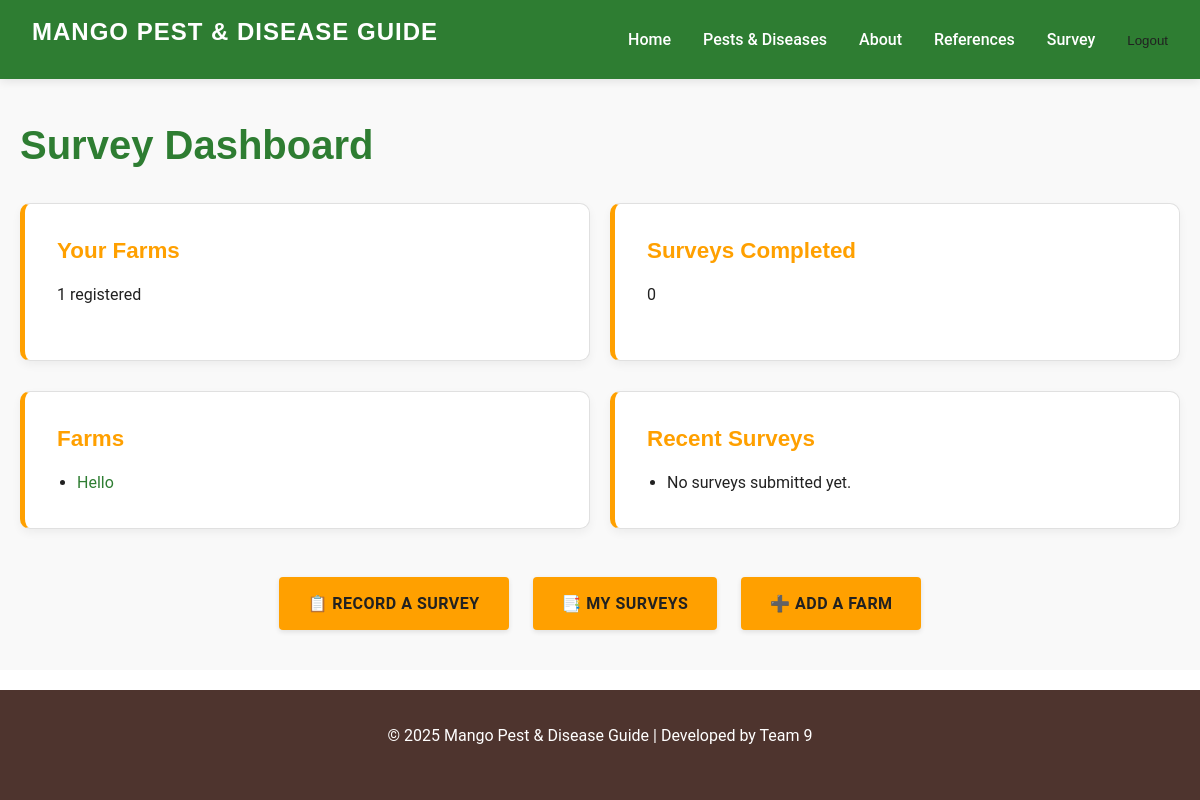
/survey/ (signed in), run on an earlier commit of the app's database.
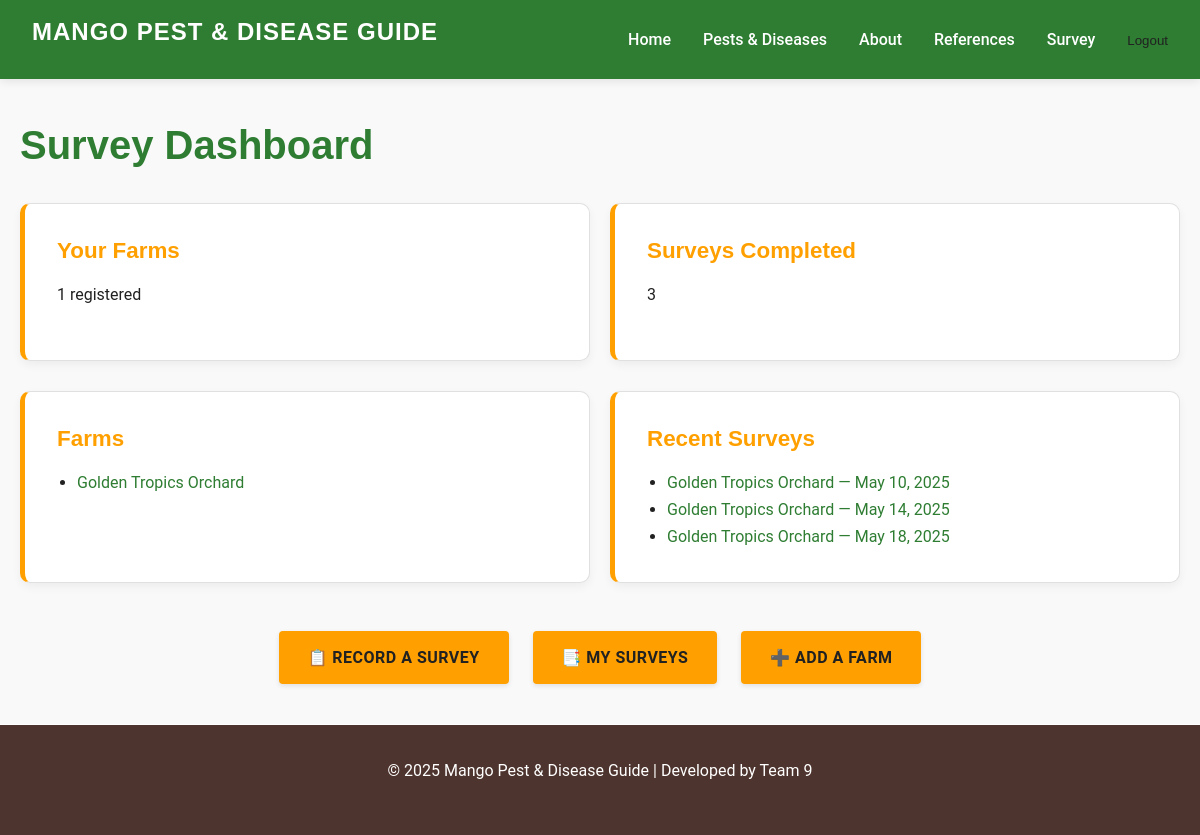
And on a later commit of the database.
### survey/models.py (models this page shows, shortened)
class Farm(models.Model):
    name = models.CharField(
        max_length=100,
        blank=False,
        help_text="Enter the farm's name."
    )
    farm_address = models.CharField(
        max_length=255,
        blank=True,
        help_text="Enter the farm's address."
    )
    owner = models.ForeignKey(
        User,
        on_delete=models.CASCADE,
        related_name='farms',
        help_text="Farm owner (user account)."
    )
    contact_number = models.CharField(
        max_length=20,
        blank=True,
        validators=[
            RegexValidator(
                regex=r'^\+?[\d\s\-]{7,20}$',
                message="Enter a valid phone number (digits, spaces, dashes, and optional leading +)."
            )
        ],
        help_text="Enter a valid contact number."
    )
    notes = models.TextField(
        blank=True,
        help_text="Additional notes (optional)."
    )
    land_area = models.DecimalField(
        max_digits=10,  # Total number of digits
        decimal_places=2,  # Number of digits after the decimal point
        blank=False,
        default=0.0,
        help_text="Land area (acres or hectares)."
    )
    num_trees_est = models.PositiveIntegerField(
        verbose_name="Number of Trees (Estimated)",
        default=0,
        blank=False,
        help_text="Estimated number of trees."
    )

class SurveillanceRecord(models.Model):
    farm = models.ForeignKey(
        Farm,
        on_delete=models.CASCADE,
        related_name='surveillance_records'
    )
    date = models.DateField(
        help_text="Select a date between 01/01/2000 and today."
    )
    time = models.TimeField(
        help_text="Select the time of inspection.",
        auto_now_add=True,
        null=False,
        blank=False
    )
    inspector = models.ForeignKey(
        User,
        on_delete=models.SET_NULL,
        null=True,
        blank=True,
        help_text="The user who conducted the surveillance."
    )
    num_trees_inspected = models.PositiveIntegerField(
        verbose_name="Number of Trees Inspected",
        default=0,
        help_text="Enter the number of trees inspected during this survey."
    )
    pests_found = models.ManyToManyField(
        Pest,
        blank=True,
        help_text="Select all pests found (if any)."
    )
    diseases_found = models.ManyToManyField(
        Disease,
        blank=True,
        help_text="Select all diseases found (if any)."
    )
    notes = models.TextField(
        blank=False,
        max_length=1000,
        help_text="Notes taken during survey. Type 'N/A' if none."
    )
    image = models.ImageField(
        upload_to='survey/',
        blank=True,
        null=True,
        help_text="Upload an image (optional)."
    )

### survey/views.py (the view)
# urls.py: path('', views.survey_home_view, name='survey_home'),
@login_required
def survey_home_view(request):
    user = request.user
    survey_count = SurveillanceRecord.objects.filter(inspector=user).count()
    user_surveys = SurveillanceRecord.objects.filter(inspector=user)
    user_farms = Farm.objects.filter(owner=user)
    farm_count = user_farms.count()
    context = {
        'survey_count': survey_count,
        'user_surveys': user_surveys,
        'user_farms': user_farms,
        'farm_count': farm_count,
    }
    return render(request, 'survey/survey_home.html', context)

### survey/templates/survey/survey_home.html
{% extends "base.html" %}
{% block content %}
  <section class="dashboard">
    <h2 class="dashboard-title">Survey Dashboard</h2>
    <div class="dashboard-cards">
      <div class="dashboard-card">
        <h3>Your Farms</h3>
        <p>{{ user_farms|length }} registered</p>
      </div>
      <div class="dashboard-card">
        <h3>Surveys Completed</h3>
        <p>{{ survey_count }}</p>
      </div>
    </div>
    <div class="dashboard-cards">
      <div class="dashboard-card">
        <h3>Farms</h3>
        <ul class="dashboard-list">
          {% for farm in user_farms %}
            <li>
              <a href="{% url 'farm_detail' farm.pk %}">
                {{ farm.name }}
              </a>
            </li>
          {% empty %}
            <li>No farms joined.</li>
          {% endfor %}
        </ul>
      </div>
      <div class="dashboard-card">
        <h3>Recent Surveys</h3>
        <ul class="dashboard-list">
          {% for survey in user_surveys|slice:":5" %}
            <li>
              <a href="{% url 'survey_detail_view' survey.pk %}">
                {{ survey.farm.name }} — {{ survey.date }}
              </a>
            </li>
          {% empty %}
            <li>No surveys submitted yet.</li>
          {% endfor %}
        </ul>
      </div>
    </div>
    <div class="dashboard-links">
      <a href="{% url 'create_surveillancerecord_view' %}" class="btn">
        📋 Record a Survey
      </a>
      <a href="{% url 'my_surveys_view' %}" class="btn btn-green">
        📑 My Surveys
      </a>
      <a href="{% url 'add_farm_view' %}" class="btn btn-blue">
        ➕ Add a Farm
      </a>
    </div>
  </section>
{% endblock %}

What changed in the data, as far as the page shows it:
removed Farm: name "Hello"
added Farm: name "Golden Tropics Orchard"
added SurveillanceRecord: farm.name "Golden Tropics Orchard", date "May 10, 2025"
added SurveillanceRecord: farm.name "Golden Tropics Orchard", date "May 14, 2025"
added SurveillanceRecord: farm.name "Golden Tropics Orchard", date "May 18, 2025"
Also different on the page:
{{ survey_count }}: "0" → "3"
text no longer shown: "No surveys submitted yet."
